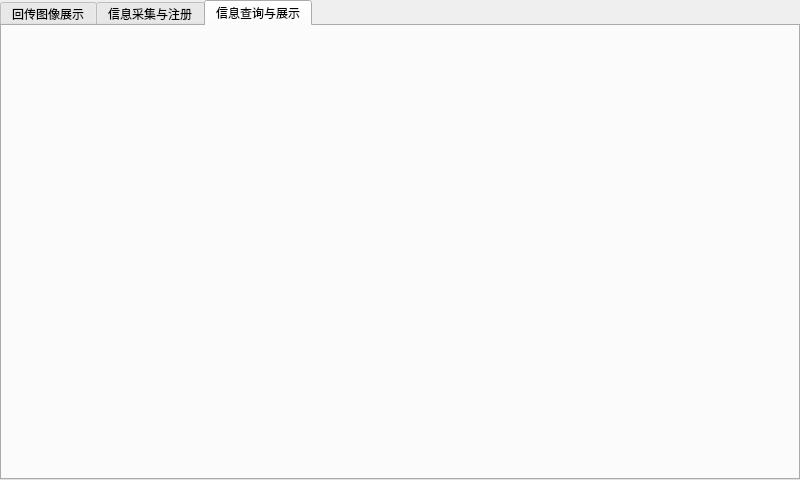
<?xml version="1.0" encoding="UTF-8"?>
<ui version="4.0">
 <class>MainWindow</class>
 <widget class="QMainWindow" name="MainWindow">
  <property name="geometry">
   <rect>
    <x>0</x>
    <y>0</y>
    <width>800</width>
    <height>480</height>
   </rect>
  </property>
  <property name="windowTitle">
   <string>MainWindow</string>
  </property>
  <widget class="QWidget" name="centralwidget">
   <layout class="QHBoxLayout" name="horizontalLayout">
    <property name="leftMargin">
     <number>0</number>
    </property>
    <property name="topMargin">
     <number>0</number>
    </property>
    <property name="rightMargin">
     <number>0</number>
    </property>
    <property name="bottomMargin">
     <number>0</number>
    </property>
    <item>
     <widget class="QTabWidget" name="tabWidget">
      <property name="currentIndex">
       <number>2</number>
      </property>
      <widget class="QWidget" name="tab">
       <attribute name="title">
        <string>回传图像展示</string>
       </attribute>
       <layout class="QHBoxLayout" name="horizontalLayout_2">
        <item>
         <widget class="QLabel" name="picLb">
          <property name="sizePolicy">
           <sizepolicy hsizetype="Maximum" vsizetype="Maximum">
            <horstretch>0</horstretch>
            <verstretch>0</verstretch>
           </sizepolicy>
          </property>
          <property name="maximumSize">
           <size>
            <width>480</width>
            <height>480</height>
           </size>
          </property>
          <property name="styleSheet">
           <string notr="true">background-color: rgba(70, 80, 87,1);
border: 1px solid #333;  /* 显示边界 */
qproperty-alignment: AlignCenter;  /* 居中裁剪 */</string>
          </property>
          <property name="text">
           <string/>
          </property>
         </widget>
        </item>
        <item>
         <widget class="QPlainTextEdit" name="logs">
          <property name="sizePolicy">
           <sizepolicy hsizetype="Maximum" vsizetype="Maximum">
            <horstretch>0</horstretch>
            <verstretch>0</verstretch>
           </sizepolicy>
          </property>
          <property name="maximumSize">
           <size>
            <width>320</width>
            <height>480</height>
           </size>
          </property>
         </widget>
        </item>
       </layout>
      </widget>
      <widget class="RegisterWindow" name="tab_2">
       <attribute name="title">
        <string>信息采集与注册</string>
       </attribute>
      </widget>
      <widget class="QueryWindow" name="tab_3">
       <attribute name="title">
        <string>信息查询与展示</string>
       </attribute>
      </widget>
     </widget>
    </item>
   </layout>
  </widget>
 </widget>
 <customwidgets>
  <customwidget>
   <class>QueryWindow</class>
   <extends>QWidget</extends>
   <header location="global">querywindow.hpp</header>
   <container>1</container>
  </customwidget>
  <customwidget>
   <class>RegisterWindow</class>
   <extends>QWidget</extends>
   <header location="global">registerwindow.hpp</header>
   <container>1</container>
  </customwidget>
 </customwidgets>
 <resources/>
 <connections/>
</ui>
